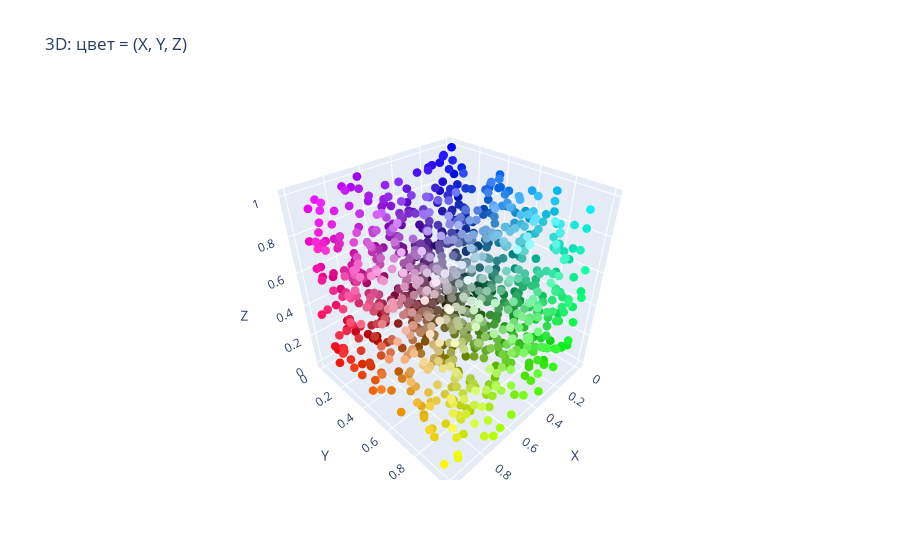

Notebook source saved alongside this figure:
### Markdown cell above
*. Выводы

### Code cell
colors_xyz = color_from_coordinates(points)

plot_2d(points, colors_xyz, "2D: цвет = (X, Y, Z)")
plot_3d(points, colors_xyz, "3D: цвет = (X, Y, Z)")

### Figure 1 — Plotly figure (JSON) as saved in the notebook; plotly's stock layout.template omitted (floating-point values rounded to 4 significant figures; data arrays with more than 128 entries replaced by an {"elided": "..."} marker saying what was removed)
{"data": [{"marker": {"color": {"elided": "1000 str values"}, "size": 3}, "mode": "markers", "type": "scatter3d", "x": {"elided": "1000 float values"}, "y": {"elided": "1000 float values"}, "z": {"elided": "1000 float values"}}], "layout": {"scene": {"xaxis": {"title": {"text": "X"}}, "yaxis": {"title": {"text": "Y"}}, "zaxis": {"title": {"text": "Z"}}}, "title": {"text": "3D: цвет = (X, Y, Z)"}}}
